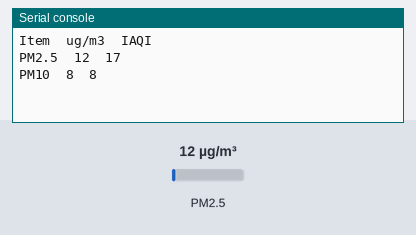
A program run on a simulated Raspberry Pi Pico running MicroPython. Shown: the last lines printed to the serial console. The test bench sets the inputs (shaded band); at power-on: PM2.5 12 µg/m³.

Above: at 1.2 s.
1.3 s: PM2.5 set to 6 µg/m³
At 3.6 s:
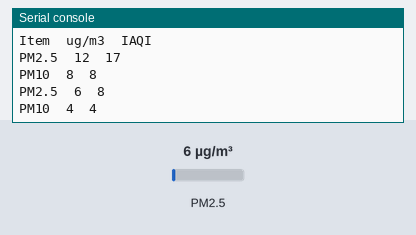
4.1 s: PM2.5 set to 75 µg/m³
At 6.4 s:
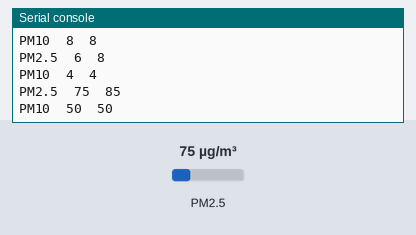
Timing chart, 0 to 7.9 s (numbered marks = the images above; inputs shaded):
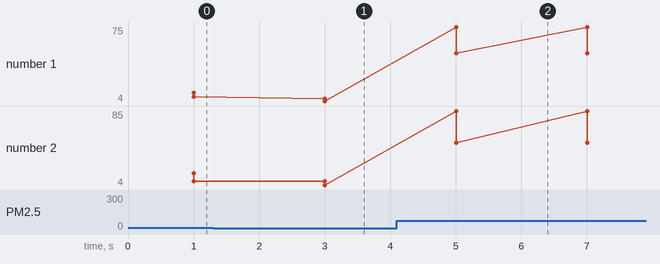

Measured:
- after the input at 1.3 s, the serial console: prints a new line after 1.7 s (image 1)
- after the input at 4.1 s, the serial console: prints a new line after 0.90 s (image 2)
- plotted number 1: 8 → 4 after the input at 1.3 s, 4 → 50 after the input at 4.1 s
- plotted number 2: 8 → 4 after the input at 1.3 s, 4 → 50 after the input at 4.1 s

The program:

PMS5003.py
```python
from machine import Pin, UART
import time

class PMS5003:
    def __init__(self, tx, rx, interface=0):
        self.port = UART(interface, baudrate=9600, tx=tx, rx=rx)

    def read(self):
        rv = b''
        while True:
            ch1 = self.port.read(2)
            if ch1 == b'BM':
                rv = self.port.read(30)
                break
            time.sleep(0.1) # 防止读取太快出现问题

        check_sum = ord(b'B') + ord(b'M')
        for i in range(0, 28):
            check_sum = check_sum + int(rv[i])
        assert rv[28] * 256 + rv[29] == check_sum

        res = {'apm10': rv[2]* 256 + rv[3],
                'apm25': rv[4] * 256 + rv[5],
                'apm100': rv[6] * 256 + rv[7],
                'pm10': rv [8] * 256 + rv [9],
                'pm25': rv[10] * 256 + rv[11],
                'pm100': rv[12] * 256 + rv [13],
                'gt03um': rv[14] * 256 + rv [15],
                'gt05um': rv [16] * 256 + rv[17],
                'gt10um': rv[18] * 256 + rv[19],
                'gt25um': rv[20] * 256 + rv[21],
                'gt50um': rv [22] * 256 + rv[23],
                'gt100um': rv[24] * 256 + rv[25],
                'version': rv[26],
                'error-code': rv[27]
                }
        # print('===============\n'
        #       'PM1.0(CF=1): {}\n'
        #       'PM2.5(CF=1): {}\n'
        #       'PM10 (CF=1): {}\n'
        #       'PM1.0 (STD): {}\n'
        #       'PM2.5 (STD): {}\n'
        #       'PM10  (STD): {}\n'
        #       '>0.3um     : {}\n'
        #       '>0.5um     : {}\n'
        #       '>1.0um     : {}\n'
        #       '>2.5um     : {}\n'
        #       '>5.0um     : {}\n'
        #       '>10um      : {}'.format(res['apm10'], res['apm25'], res['apm100'],
        #                                res['pm10'], res['apm25'], res['pm100'],
        #                                res['gt03um'], res['gt05um'], res['gt10um'],
        #                                res['gt25um'], res['gt50um'], res['gt100um']))
        return res

class IAQI:
    LEVEL_INDEX = [0, 50, 100, 150, 200, 300, 400, 500]
    LEVEL_C = None

    def __init__(self, c):
        self.c = c

    @property
    def value(self):
        assert not self.LEVEL_C == None
        c_min = self.LEVEL_C[0]
        for i in range(len(self.LEVEL_C)):
            if self.c <= self.LEVEL_C[i]:
                c_min = self.LEVEL_C[i-1]
                c_max = self.LEVEL_C[i]
                break

        i_min = self.LEVEL_INDEX[i-1]
        i_max = self.LEVEL_INDEX[i]

        index = (i_max - i_min)/(c_max - c_min)*(self.c - c_min) + c_min
        return int(index)

class PM25(IAQI):
    LEVEL_C = [0, 35, 75, 115, 150, 250, 350, 500]

class PM10(IAQI):
    LEVEL_C = [0, 50, 150, 250, 350, 420, 500, 600]

if __name__ == "__main__":
    from machine import Pin
    import time

    reset = Pin(3, Pin.OUT, value=1)
    inst = PMS5003(tx=Pin(4), rx=Pin(5), interface=1)
    print("Item\tug/m3\tIAQI")

    while True:
        res = inst.read()
        print("PM2.5\t{}\t{}".format(res['pm25'], PM25(res['pm25']).value))
        print("PM10\t{}\t{}".format(res['pm10'], PM10(res['pm10']).value))

        time.sleep(2)
```
